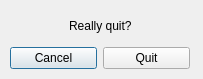
<?xml version="1.0" encoding="UTF-8"?>
<ui version="4.0">
 <class>QuitDialog</class>
 <widget class="QDialog" name="QuitDialog">
  <property name="geometry">
   <rect>
    <x>0</x>
    <y>0</y>
    <width>203</width>
    <height>79</height>
   </rect>
  </property>
  <property name="windowTitle">
   <string>Dialog</string>
  </property>
  <widget class="QWidget" name="">
   <property name="geometry">
    <rect>
     <x>10</x>
     <y>10</y>
     <width>180</width>
     <height>59</height>
    </rect>
   </property>
   <layout class="QVBoxLayout" name="verticalLayout">
    <item>
     <layout class="QHBoxLayout" name="horizontalLayout_2">
      <item>
       <spacer name="horizontalSpacer">
        <property name="orientation">
         <enum>Qt::Horizontal</enum>
        </property>
        <property name="sizeHint" stdset="0">
         <size>
          <width>40</width>
          <height>20</height>
         </size>
        </property>
       </spacer>
      </item>
      <item>
       <widget class="QLabel" name="label">
        <property name="text">
         <string>Really quit?</string>
        </property>
       </widget>
      </item>
      <item>
       <spacer name="horizontalSpacer_2">
        <property name="orientation">
         <enum>Qt::Horizontal</enum>
        </property>
        <property name="sizeHint" stdset="0">
         <size>
          <width>40</width>
          <height>20</height>
         </size>
        </property>
       </spacer>
      </item>
     </layout>
    </item>
    <item>
     <layout class="QHBoxLayout" name="horizontalLayout">
      <item>
       <widget class="QPushButton" name="cancelButton">
        <property name="text">
         <string>Cancel</string>
        </property>
       </widget>
      </item>
      <item>
       <widget class="QPushButton" name="quitButton">
        <property name="text">
         <string>Quit</string>
        </property>
       </widget>
      </item>
     </layout>
    </item>
   </layout>
  </widget>
 </widget>
 <resources/>
 <connections/>
</ui>
